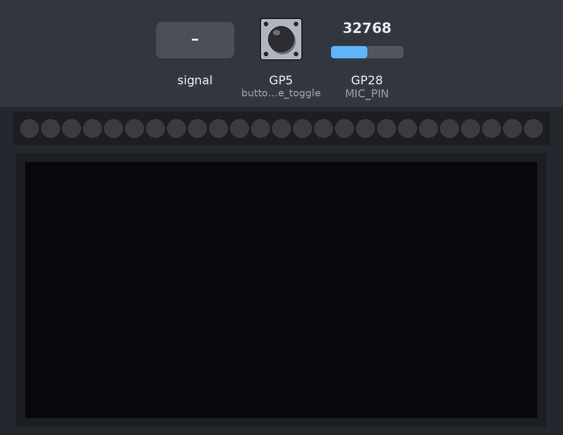
The program below on a simulated Raspberry Pi Pico running MicroPython. Shown: 25 RGB LEDs in strip order, left to right, 128×64 one-colour display. The inputs (shaded band) are chosen by the test bench; at power-on: GP28 (MIC_PIN) = 32768, GP5 (button_mode_toggle) HIGH (analog values on the 0–65535 scale). Dim RGB values are drawn brighter than linear; library files of the repository ran but are not shown: ssd1306.py; what the program prints to the serial console is not drawn.

Above: at 1.2 s.
1.3 s: GP28 (MIC_PIN) fed a 50 Hz sine of ±19660 counts around its level
At 1.42 s:
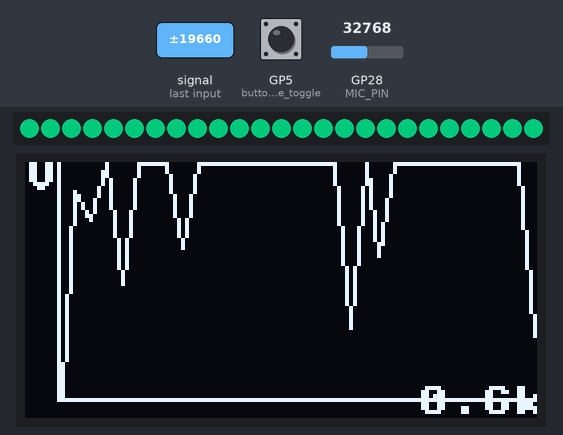
3.1 s: GP28 (MIC_PIN) set to 45874
At 3.6 s:
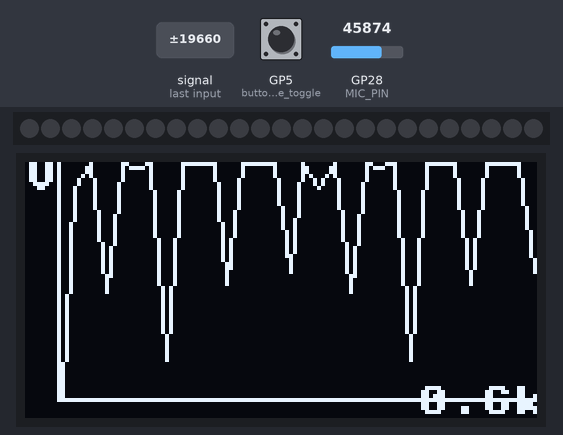
4.7 s: GP5 (button_mode_toggle) pulled LOW for 0.15 s
At 6.0 s:
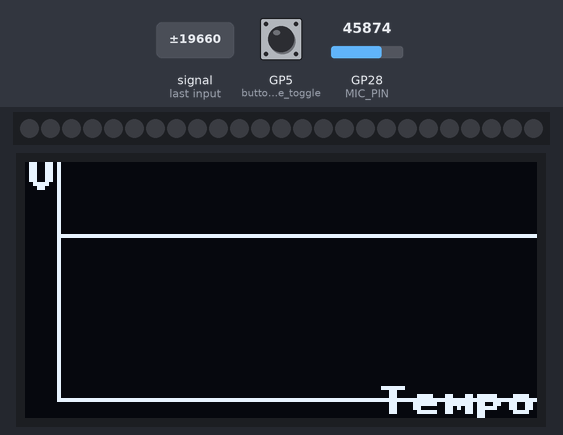
6.3 s: GP28 (MIC_PIN) fed a 200 Hz sine of ±5242 counts around its level
At 6.8 s:
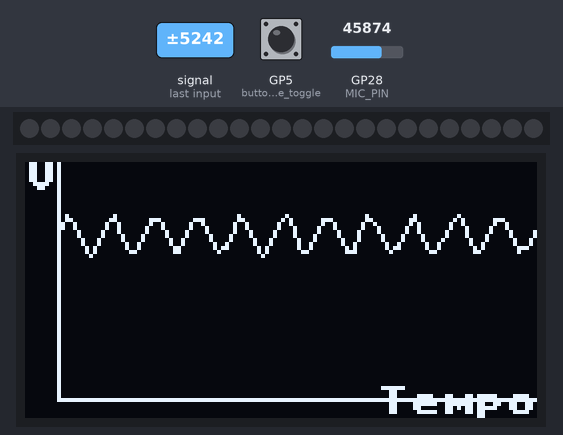
7.8 s: GP5 (button_mode_toggle) pulled LOW for 1 s
At 7.95 s:
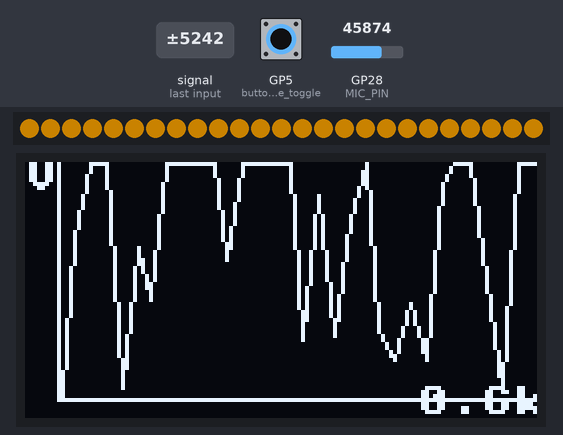
9.4 s: GP28 (MIC_PIN) set to 0
At 10.7 s:
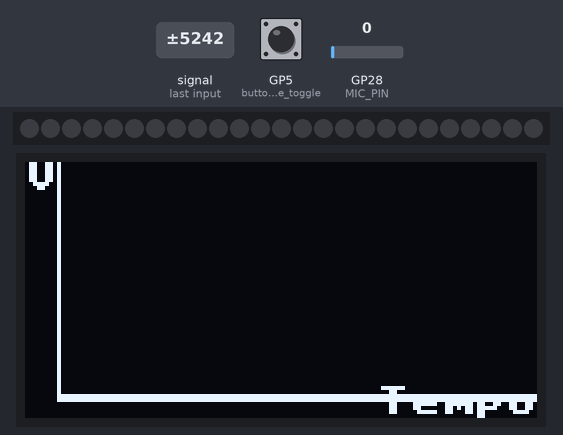
Timing chart, 0 to 12.0 s (numbered marks = the images above; inputs shaded):
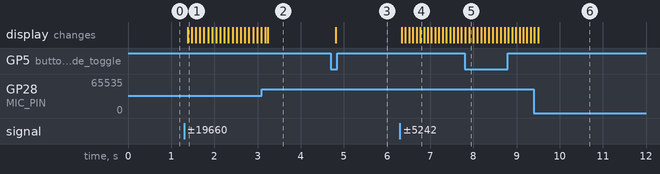

Measured:
- after the input at 1.3 s, the display: changes after 0.08 s (image 1)
- after the input at 4.7 s, the display: changes after 0.11 s (image 3)
- after the input at 6.3 s, the display: first changes at once (image 4 shows a later state)
- after the input at 7.8 s, the display: first differs from a run without the input after 0.10 s (image 5)

The program:

fft-to-color.py
```python
# Projeto: Analisador de Espectro e Osciloscópio com Raspberry Pi Pico
# Descrição:
# Este código utiliza um microfone conectado a PI Pico para capturar áudio em tempo real.
# Ele oferece dois modos de visualização, alternáveis por um botão:
# 1. MODO FREQUÊNCIA: Calcula a Transformada Rápida de Fourier (FFT)
#    do sinal de áudio e exibe o espectro de frequência em um display
#    OLED, enquanto uma matriz de LEDs NeoPixel mostra a cor
#    correspondente à frequência dominante (tom mais forte).
# 2. MODO TEMPO: Funciona como um osciloscópio, mostrando a forma
#    de onda do sinal de áudio diretamente no display OLED.


# 'machine' nos dá acesso ao hardware (pinos, ADC, I2C).
# 'neopixel' controla a matriz de LEDs RGB.
# 'time', 'math', 'cmath' e 'array' são bibliotecas padrão para
# controle de tempo, matemática e manipulação de dados eficientes.
# 'ssd1306' é o driver para o nosso display OLED."
import machine
import neopixel
import time
import math
import cmath
import array
from ssd1306 import SSD1306_I2C

# Variáveis de configuração do projeto, calibrando o sistema.

# --- Configuração dos Pinos ---
MIC_PIN = 28        # Pino do ADC conectado à saída analógica do microfone
LED_PIN = 7         # Pino de dados para a matriz de LEDs NeoPixel
I2C_SDA_PIN = 14    # Pino SDA para a comunicação com o display OLED
I2C_SCL_PIN = 15    # Pino SCL para a comunicação com o display OLED
BUTTON_PIN = 5      # Pino do botão para alternar os modos

# --- Configuração do Hardware ---
LED_COUNT = 25      # Número de LEDs na matriz NeoPixel

# --- Configuração da Amostragem e FFT ---
# Aumentamos SAMPLES para ter mais resolução na frequência.
# Ajustamos SAMPLING_RATE para manter o sistema responsivo.
SAMPLES = 64       # Número de amostras de áudio por ciclo (deve ser potência de 2)
SAMPLING_RATE = 1200 # Taxa de amostragem em Hz (amostras por segundo)

# --- Configuração do Display ---
SCREEN_WIDTH = 128  # Largura do display em pixels
SCREEN_HEIGHT = 64  # Altura do display em pixels
NUM_GRAPH_POINTS_FFT = 32 # Quantos pontos/barras desenhar no gráfico da FFT

# --- Parâmetros de Calibração ---
# Estes valores devem ser ajustados para cada microfone e ambiente.
RMS_THRESHOLD = 150         # Nível mínimo de volume (RMS) para ativar a visualização
MAGNITUDE_SCALE_DISPLAY = 150 # Fator de escala para a altura do gráfico no display
DEBOUNCE_MS = 250           # Tempo (ms) para evitar leitura múltipla de um clique no botão

# --- Parâmetros de Mapeamento de Cor (Espectro) ---
MIN_FREQ_COLOR = 100.0   # Frequência (Hz) que corresponde ao início do espectro (Vermelho)
MAX_FREQ_COLOR = 700.0   # Frequência (Hz) que corresponde ao fim do espectro (Azul/Violeta)
NEOPIXEL_BRIGHTNESS = 0.4  # Brilho geral dos LEDs (de 0.0 a 1.0)

# INICIALIZAÇÃO DO HARDWARE
# Criação de objetos que representam o hardware.
# Instanciamos o ADC, a matriz NeoPixel, a comunicação I2C,
# o display e o botão, associando cada um aos seus pinos corretos."
adc = machine.ADC(machine.Pin(MIC_PIN))
np = neopixel.NeoPixel(machine.Pin(LED_PIN), LED_COUNT)
i2c = machine.I2C(1, scl=machine.Pin(I2C_SCL_PIN), sda=machine.Pin(I2C_SDA_PIN))
display = SSD1306_I2C(SCREEN_WIDTH, SCREEN_HEIGHT, i2c)
button_mode_toggle = machine.Pin(BUTTON_PIN, machine.Pin.IN, machine.Pin.PULL_UP)

print("Sistema Iniciado.")
print("Pressione o Botão A para alternar o modo.")


# Funções auxiliares
def hsv_to_rgb(h, s, v):
    """
    Converte uma cor representada no modelo HSV (Hue/Matiz, Saturation/Saturação,
    Value/Brilho) para o modelo RGB (Red/Vermelho, Green/Verde, Blue/Azul),
    que é o formato que os LEDs NeoPixel entendem.

    Implementa o algoritmo padrão de conversão. O 'h' (matiz) é um valor
    de 0.0 a 1.0 que representa uma posição no círculo de cores (0.0=vermelho,
    0.33=verde, 0.66=azul). A função calcula os valores R, G, B
    correspondentes e os retorna como inteiros de 0 a 255.

    Parâmetros:
    - h, s, v: Floats entre 0.0 e 1.0 representando Matiz, Saturação e Brilho.
    """
    if s == 0.0: return int(v*255), int(v*255), int(v*255)
    i = int(h*6.0); f = (h*6.0) - i
    p, q, t = v*(1.0-s), v*(1.0-s*f), v*(1.0-s*(1.0-f))
    i %= 6
    if i == 0: r, g, b = v, t, p
    elif i == 1: r, g, b = q, v, p
    elif i == 2: r, g, b = p, v, t
    elif i == 3: r, g, b = p, q, v
    elif i == 4: r, g, b = t, p, v
    else: r, g, b = v, p, q
    return int(r*255), int(g*255), int(b*255)

def draw_axes_and_labels(mode):
    """
    Prepara o display para um novo quadro, desenhando a interface
    estática, que consiste nos eixos X e Y e seus respectivos textos.

    Primeiro, limpa toda a tela com `display.fill(0)`. Depois, usa a função
    `display.line()` para desenhar uma linha vertical à esquerda (eixo Y)
    e uma horizontal na base (eixo X). Por fim, usa `display.text()` para
    escrever os indicadores ("V" de magnitude, "Hz" de frequência)
    dependendo do modo de visualização atual.
    """
    display.fill(0)
    X_MARGIN, Y_MARGIN = 8, 5
    display.line(X_MARGIN, 0, X_MARGIN, SCREEN_HEIGHT - Y_MARGIN, 1)
    display.line(X_MARGIN, SCREEN_HEIGHT - Y_MARGIN, SCREEN_WIDTH - 1, SCREEN_HEIGHT - Y_MARGIN, 1)
    if mode == "FREQUENCY":
        max_freq = SAMPLING_RATE // 2
        display.text(f"{max_freq/1000:.1f}k", SCREEN_WIDTH - 30, SCREEN_HEIGHT - 8, 1)
        display.text("V", 0, 0, 1)
    elif mode == "TIME":
        display.text("Tempo", SCREEN_WIDTH - 40, SCREEN_HEIGHT - 8, 1)
        display.text("V", 0, 0, 1)

def draw_frequency_plot(fft_result):
    """
    Processa o resultado bruto da FFT e o traduz em um gráfico de
    espectro de frequência (um analisador de espectro) no display.

    1. Chama `draw_axes_and_labels` para preparar o fundo.
    2. Agrupa os resultados da FFT em um número menor de "barras" visuais
       (`NUM_GRAPH_POINTS_FFT`) para simplificar o gráfico.
    3. Para cada "barra", ele encontra a magnitude (volume) do pico de frequência
       naquele segmento do espectro.
    4. Mapeia essa magnitude para uma altura em pixels, usando a constante
       de calibração `MAGNITUDE_SCALE_DISPLAY`.
    5. Calcula as coordenadas (x, y) de cada ponto do gráfico.
    6. Conecta todos os pontos com linhas (`display.line()`) para formar o gráfico.
    """
    draw_axes_and_labels("FREQUENCY")
    GRAPH_START_X, GRAPH_WIDTH, GRAPH_BOTTOM_Y = 9, SCREEN_WIDTH - 10, SCREEN_HEIGHT - 6
    fft_bins_per_point = (SAMPLES // 2) // NUM_GRAPH_POINTS_FFT
    points = []
    for i in range(NUM_GRAPH_POINTS_FFT):
        start, end = i * fft_bins_per_point, (i + 1) * fft_bins_per_point
        max_mag = 0
        for j in range(max(1, start), end):
            mag = abs(fft_result[j])
            if mag > max_mag: max_mag = mag
        x = GRAPH_START_X + int((i / (NUM_GRAPH_POINTS_FFT - 1)) * GRAPH_WIDTH)
        h = int(max_mag / MAGNITUDE_SCALE_DISPLAY)
        if h > GRAPH_BOTTOM_Y: h = GRAPH_BOTTOM_Y
        points.append((x, GRAPH_BOTTOM_Y - h))
    for i in range(len(points) - 1):
        display.line(points[i][0], points[i][1], points[i+1][0], points[i+1][1], 1)

def draw_time_plot(samples_buffer):
    """
    Desenha a forma de onda do áudio capturado diretamente no display,
    funcionando como um simples osciloscópio.

    1. Chama `draw_axes_and_labels` para preparar o fundo.
    2. Itera por cada uma das amostras de áudio no `samples_buffer`.
    3. Mapeia o índice de cada amostra para uma posição X na tela e o
       valor da amostra (0 a 65535) para uma posição Y.
    4. Conecta todos os pontos resultantes com linhas, recriando a
       forma de onda visualmente.
    """
    draw_axes_and_labels("TIME")
    GRAPH_START_X, GRAPH_WIDTH, GRAPH_BOTTOM_Y = 9, SCREEN_WIDTH - 10, SCREEN_HEIGHT - 6
    points = []
    for i in range(len(samples_buffer)):
        x = GRAPH_START_X + int((i / (SAMPLES - 1)) * GRAPH_WIDTH)
        y = GRAPH_BOTTOM_Y - int((samples_buffer[i] / 65535) * GRAPH_BOTTOM_Y)
        points.append((x, y))
    for i in range(len(points) - 1):
        display.line(points[i][0], points[i][1], points[i+1][0], points[i+1][1], 1)

@micropython.native
def fft_pure_python(samples_buffer):
    """
    É o motor matemático do projeto. Executa a Transformada Rápida de Fourier
    (FFT), convertendo um sinal do domínio do tempo (uma série de amostras
    de volume) para o domínio da frequência (quais frequências compõem o som).

    Implementa o algoritmo 'Cooley-Tukey Radix-2'. Este processo envolve
    matemática com números complexos para decompor a forma de onda em suas
    componentes de seno e cosseno, resultando em uma lista que representa
    a intensidade de cada "faixa" de frequência no sinal original. O decorador
    `@micropython.native` otimiza a velocidade desta função.
    """
    N = len(samples_buffer)
    if N & (N - 1) != 0: return None
    mean = sum(samples_buffer) / N
    complex_samples = [complex(s - mean, 0) for s in samples_buffer]
    i=0
    for j in range(1, N - 1):
        k = N >> 1
        while k > i: i ^= k; k >>= 1
        if j > i: complex_samples[i], complex_samples[j] = complex_samples[j], complex_samples[i]
    size = 2
    while size <= N:
        half, angle = size // 2, -2*math.pi/size; w_step = cmath.exp(complex(0, angle))
        for i in range(0, N, size):
            w = complex(1, 0)
            for j in range(half):
                k=i+j; l=k+half; t=complex_samples[l]*w
                complex_samples[l] = complex_samples[k] - t
                complex_samples[k] += t
            w *= w_step
        size *= 2
    return complex_samples

def calculate_rms(samples_buffer):
    """
    Calcula o valor RMS (Root Mean Square), que é uma medida estatística
    robusta para determinar o volume ou a "energia" geral de um sinal de áudio.

    Eleva cada amostra ao quadrado, calcula a média de todos esses quadrados
    e, por fim, tira a raiz quadrada do resultado. Isso nos dá um valor
    estável que representa a amplitude média do som, usado como nosso
    "gatilho de volume".
    """
    if not samples_buffer: return 0
    mean = sum(samples_buffer) / len(samples_buffer)
    sum_sq = sum((s - mean)**2 for s in samples_buffer)
    return math.sqrt(sum_sq / len(samples_buffer))

# Loop infinito que continuamente
# executa uma sequência de tarefas: checa a entrada do usuário,
# captura o áudio, processa os dados e atualiza as saídas visuais.
display_mode = "FREQUENCY"
last_press_time = 0
sampling_period_us = round(1_000_000 / SAMPLING_RATE)
adc_buffer = array.array('H', (0 for _ in range(SAMPLES)))
log_min = math.log10(MIN_FREQ_COLOR)
log_range = math.log10(MAX_FREQ_COLOR) - log_min

while True:
    # Checa se o botão foi pressionado, com um "debounce" para evitar
    # múltiplos registros de um único clique.
    current_time = time.ticks_ms()
    if button_mode_toggle.value() == 0 and time.ticks_diff(current_time, last_press_time) > DEBOUNCE_MS:
        display_mode = "TIME" if display_mode == "FREQUENCY" else "FREQUENCY"
        print(f"Modo alterado para: {display_mode}")
        last_press_time = current_time

    # Coleta um número definido de amostras de áudio do microfone (ADC)
    # em uma taxa de amostragem precisa.
    for i in range(SAMPLES):
        adc_buffer[i] = adc.read_u16()
        time.sleep_us(sampling_period_us)

    # Decide qual visualização mostrar com base no modo selecionado.
    if display_mode == "FREQUENCY":
        # No modo frequência, primeiro verificamos se o som é alto o suficiente.
        rms_value = calculate_rms(adc_buffer)
        if rms_value < RMS_THRESHOLD:
            np.fill((0, 0, 0)); np.write() # Desliga os LEDs
            # Mantém o último gráfico na tela (não limpa)
            continue

        # Se o som for alto, calculamos a FFT.
        fft_result = fft_pure_python(adc_buffer)
        if not fft_result: continue

        # Desenhamos o gráfico do espectro no display.
        draw_frequency_plot(fft_result)

        # Encontramos a frequência dominante para definir a cor dos LEDs.
        max_magnitude, dominant_freq_index = 0, 0
        for i in range(1, SAMPLES // 2):
            if abs(fft_result[i]) > max_magnitude:
                max_magnitude, dominant_freq_index = abs(fft_result[i]), i

        dominant_frequency = dominant_freq_index * (SAMPLING_RATE / SAMPLES)

        # Mapeia a frequência dominante para uma cor no espectro HSV.
        color_to_show = (0, 0, 0)
        if MIN_FREQ_COLOR <= dominant_frequency <= MAX_FREQ_COLOR:
            value = (dominant_frequency - MIN_FREQ_COLOR) / (MAX_FREQ_COLOR - MIN_FREQ_COLOR)
            hue = value * 0.75  # Mapeia de 0.0 (Vermelho) a 0.75 (Violeta)
            r, g, b = hsv_to_rgb(hue, 1.0, NEOPIXEL_BRIGHTNESS)
            color_to_show = (r, g, b)
        np.fill(color_to_show)

    elif display_mode == "TIME":
        # No modo tempo, simplesmente desenha a forma de onda capturada.
        draw_time_plot(adc_buffer)
        np.fill((0, 0, 0))  # LEDs ficam desligados neste modo.

    # Envia os comandos finais para a matriz de LEDs e para o display.
    np.write()
    display.show()
```
